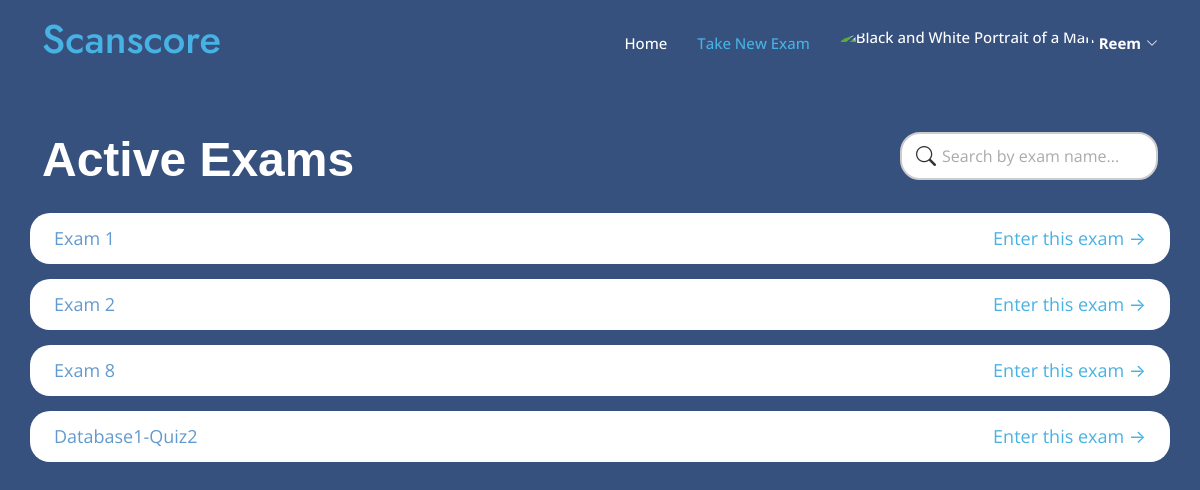
The app's page /student/take_exam/ (signed in), older data.
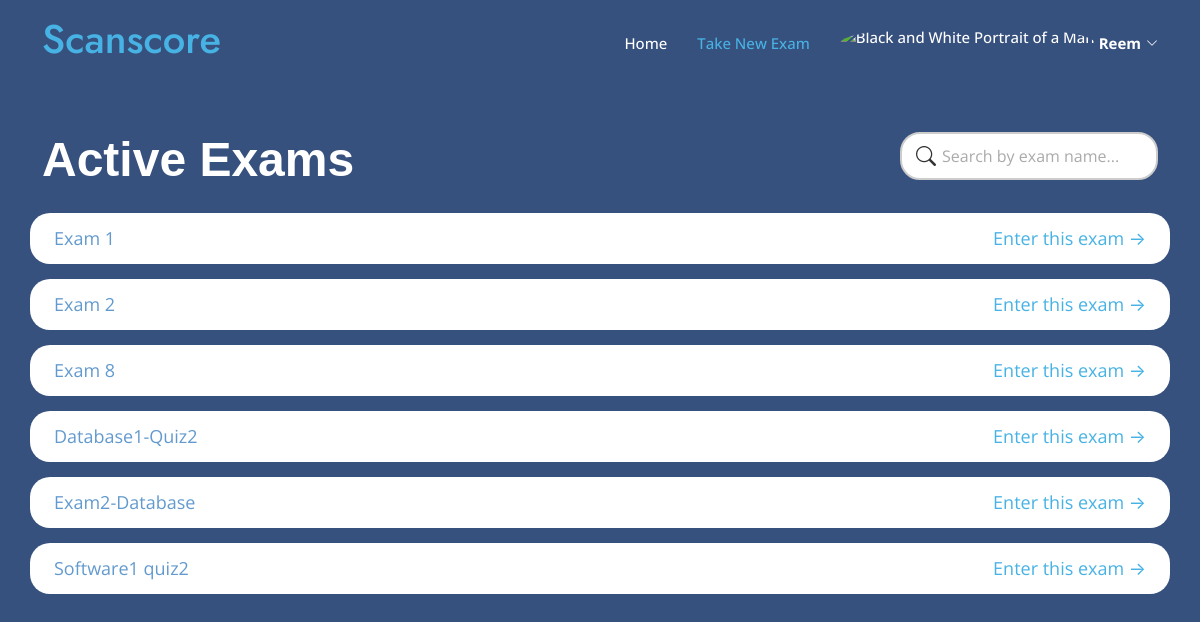
The same page, newer data.
### myapp/models.py (models this page shows)
class Exam(models.Model):
    name = models.CharField(max_length=100)
    teacher = models.ForeignKey(User, on_delete=models.CASCADE)
    question= models.TextField(max_length=10000)
    model_answer = models.TextField(max_length=10000)
    keywordsList = models.TextField(max_length=10000,null=True,blank=True)
    is_active = models.BooleanField(default=False)
    time_created = models.DateTimeField(auto_now_add=True)
    time_updated = models.DateTimeField(auto_now=True)
    ocr_graded = models.BooleanField(default=False)

### myapp/views.py (the view)
# urls.py: path('student/take_exam/', views.take_exam, name='take_exam'),
@login_required
def take_exam(request):
    search_query = request.GET.get('search', '')  # Get the search term from the URL
    submitted_exams = ExamSubmission.objects.filter(student=request.user).values_list('exam', flat=True) #Exams that the student has submitted
    if search_query:
        exams = Exam.objects.filter(is_active=True, name__icontains=search_query).exclude(pk__in=submitted_exams)
    else:
        exams = Exam.objects.filter(is_active=True).exclude(pk__in=submitted_exams)
    return render(request, 'myapp/student/take_exam.html', {'exams': exams})

### templates/myapp/student/take_exam.html (shortened to what this page needs)
{% load static %}
<!DOCTYPE html>
<html lang="en">
<head>
    <link href="https://cdn.jsdelivr.net/npm/bootstrap-icons/font/bootstrap-icons.css" rel="stylesheet">
    <link href="{% static 'vendor/aos/aos.css' %}" rel="stylesheet">
    <link href="{% static 'vendor/bootstrap/css/bootstrap.min.css' %}" rel="stylesheet">
    <link href="{% static 'vendor/bootstrap-icons/bootstrap-icons.css' %}" rel="stylesheet">
    <link href="{% static 'vendor/boxicons/css/boxicons.min.css' %}" rel="stylesheet">
    <link href="{% static 'vendor/glightbox/css/glightbox.min.css' %}" rel="stylesheet">
    <link href="{% static 'vendor/remixicon/remixicon.css' %}" rel="stylesheet">
    <link href="{% static 'vendor/swiper/swiper-bundle.min.css' %}" rel="stylesheet">
    <link href="{% static 'css/style1.css' %}" rel="stylesheet">
    <link href="{% static 'css/main.css' %}" rel="stylesheet">
</head>
<body>
    <header id="header" class="fixed-top">
        <div class="container d-flex align-items-center">
            <h1 class="me-auto"><a href="{% url 'student_dashboard' %}">Scanscore</a></h1>
            <nav id="navbar" class="navbar">
                <ul>
                    <li><a class="nav-link scrollto" href="{% url 'student_dashboard' %}">Home</a></li>
                    <li><a class="nav-link scrollto active " href="{% url 'take_exam' %}">Take New Exam</a></li>
                    <li class="dropdown">
                        <a href="#">
                            <img src="https://mdbcdn.b-cdn.net/img/Photos/new-templates/bootstrap-profiles/avatar-2.webp"
                                class="rounded-circle" height="35" alt="Black and White Portrait of a Man"
                                loading="lazy" />
                            <strong class="d-none d-sm-block ms-1">{{ user.first_name }}</strong><i
                                class="bi bi-chevron-down"></i>
                        </a>
                    </li>
                </ul>
            </nav>
        </div>
    </header>
    <section id="hero" class="faq section-bg" style="height: 100vh; text-align: center;">
        {% block content %}
        <div class="container" data-aos="fade-up">
            <div class="row" style=" border-radius: 20px; margin-bottom: 15px;">
                <div class=" col-md-6" style="text-align: left;">
                    <h1
                        style="font-family: 'Trebuchet MS', 'Lucida Sans Unicode', 'Lucida Grande', 'Lucida Sans', Arial, sans-serif;">
                        Active Exams</h1>
                </div>
                <div class=" col-md-6" style="padding-left: 300px;">
                    <form class="search-form" method="get" action="{% url 'take_exam' %}">
                        <input type="text" name="search" class="search-input" placeholder="Search by exam name...">
                        <button type="submit" class="search-button" title="Search">
                            <i class="bi bi-search"></i>
                        </button>
                    </form>
                </div>
            </div>
            <div class="exam-list">
                {% for exam in exams %}
                <div class="exam-item row"
                    style="font-size: large; border-radius: 20px; background-color: white; color: rgb(99, 154, 206); padding: 12px; margin-bottom: 15px;">
                    <div class="exam-title col-md-6" style="text-align: left;">{{exam.name }}</div>
                    <div class="arrow col-md-6" style="cursor: pointer; text-align: right;"><a
                            href="{% url 'enter_exam' exam.id %}">Enter this exam →</a></div>
                </div>
                {% empty %}
                <h2 style="padding-left: 15px;">No active exams available.</h2>
                {% endfor %}
            </div>
        </div>
        {% endblock %}
    </section>
</body>
</html>

Row changes from the older to the newer data that the page shows:
now on this page (row edited): Exam: name "Exam2-Database"
now on this page (row edited): Exam: name "Software1 quiz2"
